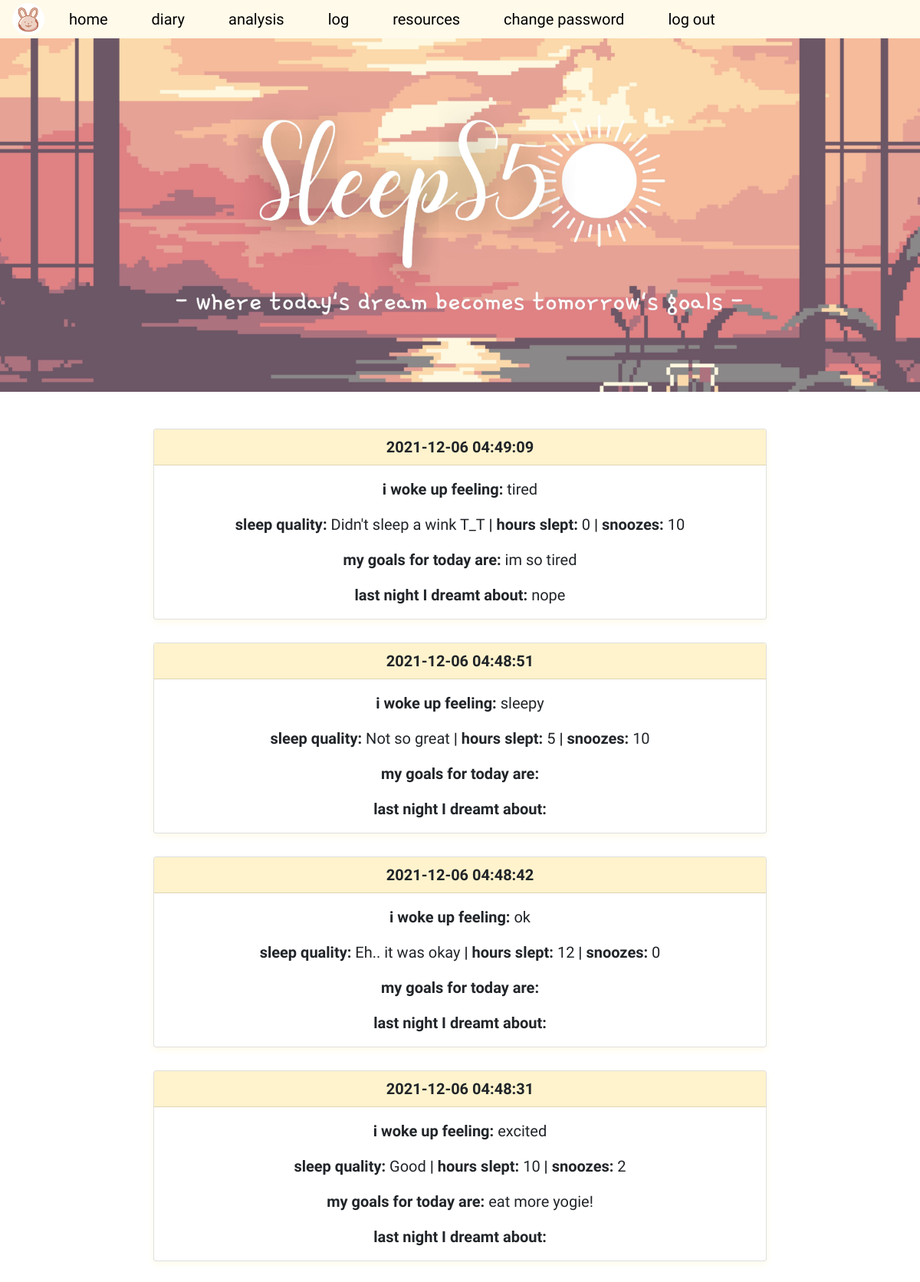
Screenshot of /log (signed in) with the database file from the repository.
### tables this page shows
CREATE TABLE diary (id INTEGER, user_id INTEGER NOT NULL, hours_slept INTEGER NOT NULL, snoozes INTEGER NOT NULL, sleep_quality TEXT NOT NULL, mood TEXT NOT NULL, daily_goals TEXT NOT NULL, dream TEXT NOT NULL, time DATETIME NOT NULL DEFAULT CURRENT_TIMESTAMP, PRIMARY key(id), FOREIGN key(user_id) REFERENCES users(id));

### app.py (the view)
@app.route("/log")
@login_required
def log():
    diarys = db.execute("SELECT * FROM diary WHERE user_id = :user_id ORDER BY time DESC", user_id=session["user_id"])
    return render_template("log.html", diarys = diarys)

### app.py (called while the page is built)
@app.after_request
def after_request(response):
    response.headers["Cache-Control"] = "no-cache, no-store, must-revalidate"
    response.headers["Expires"] = 0
    response.headers["Pragma"] = "no-cache"
    return response

### helpers.py (called while the page is built)
def login_required(f):
    @wraps(f)
    def decorated_function(*args, **kwargs):
        if session.get("user_id") is None:
            return redirect("/login")
        return f(*args, **kwargs)
    return decorated_function

### templates/log.html (shortened to what this page needs)
{% extends "layout.html" %}
{% block main %}
    {% for diary in diarys %}
    <div class="card margins">
        <div class="card-header" style="background-color:#FFF3CD">
          <b>{{diary.time}}</b>
        </div>
        <div class="card-body">
          <p class="card-text"><b>i woke up feeling:</b> {{diary.mood}}</p>
          <p class="card-text"><b>sleep quality:</b> {{diary.sleep_quality}}  <b>|  hours slept:</b> {{diary.hours_slept}}  <b>|  snoozes:</b> {{diary.snoozes}}</p>
          <p class="card-text"><b>my goals for today are:</b> {{diary.daily_goals}}</p>
          <p class="card-text"><b>last night I dreamt about:</b> {{diary.dream}}</p>
        </div>
    </div>
    <br>
    {% endfor %}
{% endblock %}

### static/styles.css (style rules this page uses)
body { font-family: 'Quicksand', sans-serif; font-size: 20px; }
.card { box-shadow: 0 4px 8px 0 #FFFAEA; }
.margins { width: 800px; margin-left: auto; margin-right: auto; }

### rows the page displays
diary: time "2021-12-06 04:49:09", mood "tired", sleep_quality "Didn't sleep a wink T_T", hours_slept "0", snoozes "10", daily_goals "im so tired", dream "nope"
diary: time "2021-12-06 04:48:51", mood "sleepy", sleep_quality "Not so great", hours_slept "5", snoozes "10"
diary: time "2021-12-06 04:48:42", mood "ok", sleep_quality "Eh.. it was okay", hours_slept "12", snoozes "0"
diary: time "2021-12-06 04:48:31", mood "excited", sleep_quality "Good", hours_slept "10", snoozes "2", daily_goals "eat more yogie!"
